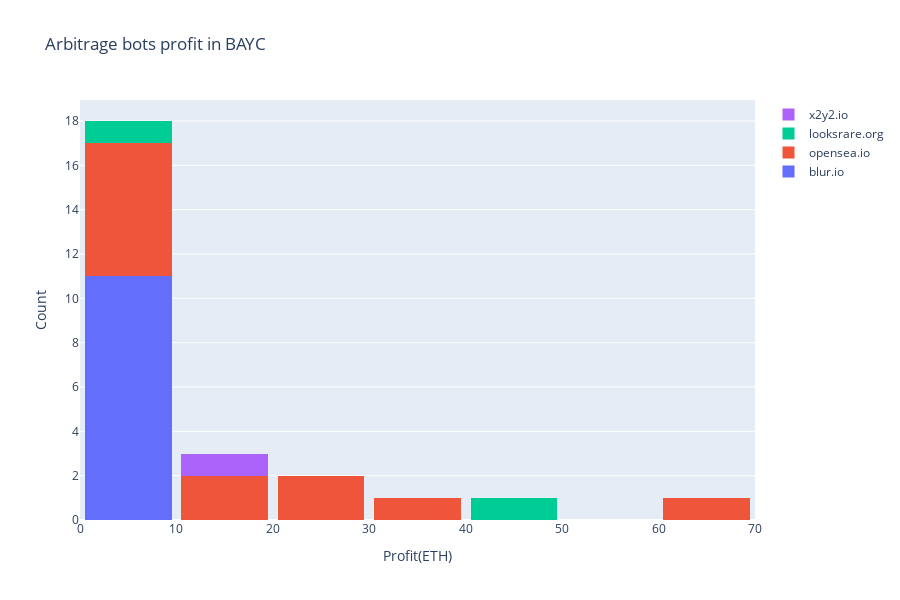

Notebook source saved alongside this figure:
### Code cell
fig = go.Figure()
for i in bots['orderSource'].unique():
    fig.add_trace(go.Histogram(x=bots[bots['orderSource']== i]['absolute profit'], name= i ))
fig.update_layout(title_text = "Arbitrage bots profit in BAYC", 
                  width =900, height = 600, bargap= 0.1,
                  xaxis_title_text='Profit(ETH)', yaxis_title_text='Count',
                  barmode = 'stack'
                  )
fig.show()

### Figure 1 — Plotly figure (JSON) as saved in the notebook; plotly's stock layout.template omitted (floating-point values rounded to 4 significant figures)
{"data": [{"name": "blur.io", "type": "histogram", "x": [5, 0.86, 0.9447, 1.81, 8.49, 2.734, 7.95, 5.21, 6.21, 0.5005, 1.4]}, {"name": "opensea.io", "type": "histogram", "x": [11.01, 34.7, 25, 4.547, 61.52, 1.707, 15, 5.1, 3.537, 7.89, 2, 28.57]}, {"name": "looksrare.org", "type": "histogram", "x": [5.353, 41.42]}, {"name": "x2y2.io", "type": "histogram", "x": [14.31]}], "layout": {"bargap": 0.1, "barmode": "stack", "height": 600, "title": {"text": "Arbitrage bots profit in BAYC"}, "width": 900, "xaxis": {"title": {"text": "Profit(ETH)"}}, "yaxis": {"title": {"text": "Count"}}}}
